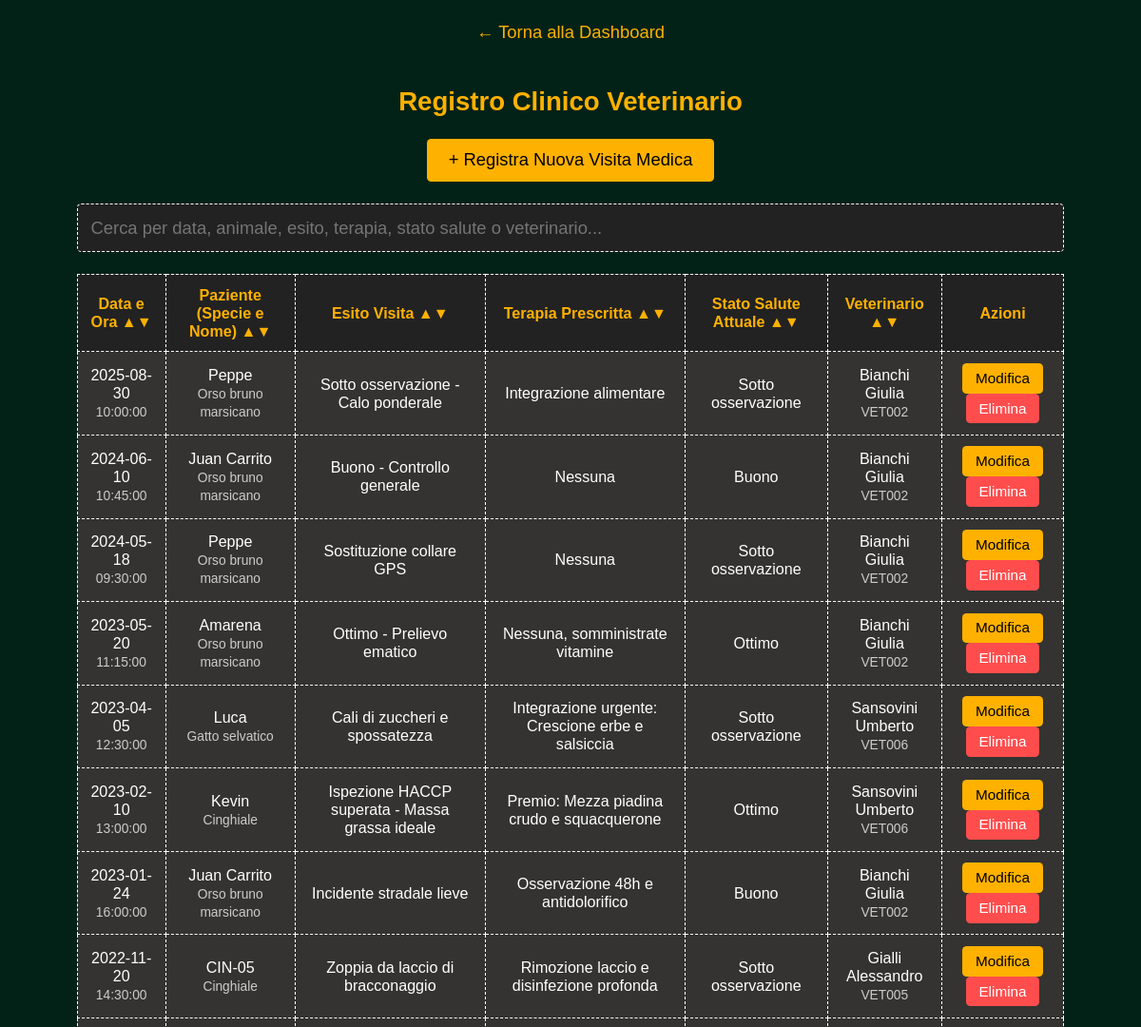
The page /PHP-HTML/registro_visite.php (signed in, upper part) on the database as committed earlier.
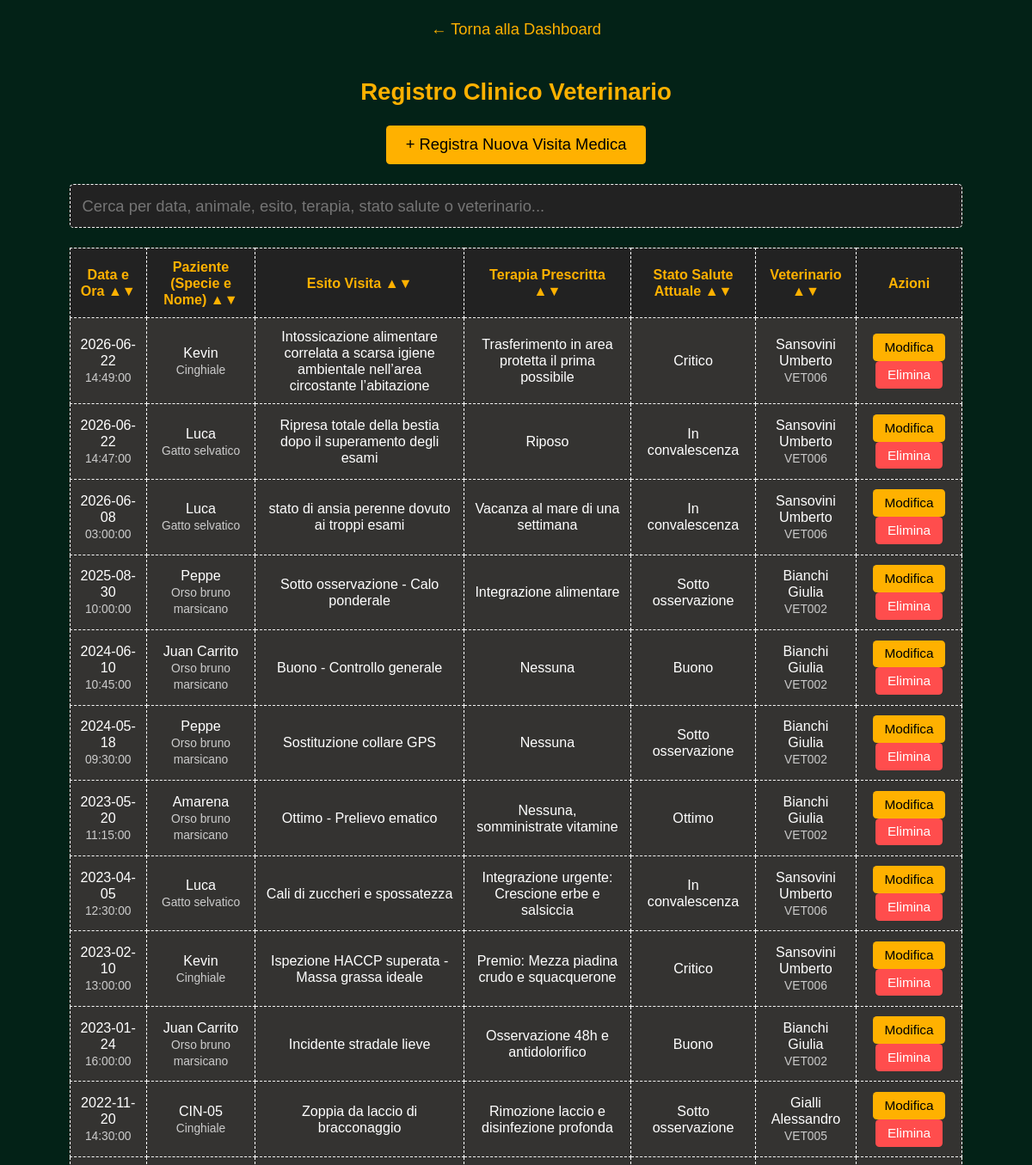
The same page on the database as committed later.
### tables this page shows
CREATE TABLE `VISITA_MEDICA` (
  `Matricola_Vet` varchar(20) NOT NULL,
  `Nome_Specie_Fauna` varchar(100) NOT NULL,
  `Nome_Esemplare` varchar(100) NOT NULL,
  `Data` date NOT NULL,
  `Ora` time NOT NULL,
  `Esito` varchar(255) NOT NULL,
  `Terapia_Prescritta` varchar(255) DEFAULT NULL
);

CREATE TABLE `ESEMPLARE` (
  `Nome_Specie_Fauna` varchar(100) NOT NULL,
  `Nome_Esemplare` varchar(100) NOT NULL,
  `Sesso` enum('M','F') NOT NULL,
  `Data_Nascita` date DEFAULT NULL,
  `Stato_Salute` varchar(50) NOT NULL,
  `Totale_Visite_Subite` int(11) DEFAULT 0
);

CREATE TABLE `VETERINARIO` (
  `Matricola` varchar(20) NOT NULL,
  `Nome` varchar(50) NOT NULL,
  `Cognome` varchar(50) NOT NULL,
  `Telefono` varchar(20) DEFAULT NULL,
  `Numero_Albo` varchar(50) NOT NULL,
  `Specializzazione` varchar(100) NOT NULL
);

### PHP-HTML/registro_visite.php (the view, shortened to what this page needs)
<?php
$servername = "localhost";
$username_db = "root";
$password_db = "";
$dbname = "parchi_naturali";
$conn = mysqli_connect($servername, $username_db, $password_db, $dbname);
?>
<!DOCTYPE html>
<html lang="it">
<head>
</head>
<body>
    <a href="dashboard.php" class="back-link">&larr; Torna alla Dashboard</a>
    <h2>Registro Clinico Veterinario</h2>
    <div style="margin-bottom: 20px;">
        <button class="btn-update" style="padding: 10px 20px; font-size: 16px;"
            onclick="window.location.href='inserisci_visita.php'">
            + Registra Nuova Visita Medica
        </button>
    </div>
    <div class="search-container">
        <input type="text" id="searchBar" onkeyup="filterTable()"
            placeholder="Cerca per data, animale, esito, terapia, stato salute o veterinario...">
    </div>
    <table>
        <thead>
            <tr>
                <th onclick="sortTable(0)" style="cursor: pointer;">Data e Ora &#9650;&#9660;</th>
                <th onclick="sortTable(1)" style="cursor: pointer;">Paziente (Specie e Nome) &#9650;&#9660;</th>
                <th onclick="sortTable(2)" style="cursor: pointer;">Esito Visita &#9650;&#9660;</th>
                <th onclick="sortTable(3)" style="cursor: pointer;">Terapia Prescritta &#9650;&#9660;</th>
                <th onclick="sortTable(4)" style="cursor: pointer;">Stato Salute Attuale &#9650;&#9660;</th>
                <th onclick="sortTable(5)" style="cursor: pointer;">Veterinario &#9650;&#9660;</th>
                <th>Azioni</th>
            </tr>
        </thead>
        <tbody>
            <?php
            $query = "SELECT V.Data, V.Ora, V.Nome_Specie_Fauna, V.Nome_Esemplare, V.Esito, V.Terapia_Prescritta, V.Matricola_Vet, E.Stato_Salute, VET.Nome, VET.Cognome
                      FROM VISITA_MEDICA V
                      JOIN ESEMPLARE E ON V.Nome_Specie_Fauna = E.Nome_Specie_Fauna AND V.Nome_Esemplare = E.Nome_Esemplare
                      JOIN VETERINARIO VET ON V.Matricola_Vet = VET.Matricola
                      ORDER BY V.Data DESC, V.Ora DESC";
            $result = mysqli_query($conn, $query);
            if (mysqli_num_rows($result) > 0) {
                while ($row = mysqli_fetch_assoc($result)) {
                    $vet_js = addslashes($row['Matricola_Vet']);
                    $specie_js = addslashes($row['Nome_Specie_Fauna']);
                    $nome_js = addslashes($row['Nome_Esemplare']);
                    $data_js = addslashes($row['Data']);
                    $ora_js = addslashes($row['Ora']);
                    echo "<tr>";
                    echo "<td>" . htmlspecialchars($row['Data']) . " <br><span style='font-size: 12px; color: #ccc;'>" . htmlspecialchars($row['Ora']) . "</span></td>";
                    echo "<td>" . htmlspecialchars($row['Nome_Esemplare']) . "<br><span style='font-size: 12px; color: #ccc;'>" . htmlspecialchars($row['Nome_Specie_Fauna']) . "</span></td>";
                    echo "<td>" . htmlspecialchars($row['Esito']) . "</td>";
                    echo "<td>" . htmlspecialchars($row['Terapia_Prescritta']) . "</td>";
                    echo "<td>" . htmlspecialchars($row['Stato_Salute']) . "</td>";
                    echo "<td>" . htmlspecialchars($row['Cognome']) . " " . htmlspecialchars($row['Nome']) . "<br><span style='font-size: 12px; color: #ccc;'>" . htmlspecialchars($row['Matricola_Vet']) . "</span></td>";
                    echo "<td>";
                    echo "<button class='btn-update' onclick=\"modificaVisita('$vet_js', '$specie_js', '$nome_js', '$data_js', '$ora_js')\">Modifica</button> ";
                    echo "<button class='btn-delete' onclick=\"eliminaVisita('$vet_js', '$specie_js', '$nome_js', '$data_js', '$ora_js')\">Elimina</button>";
                    echo "</td>";
                    echo "</tr>";
                }
            } else {
                echo "<tr><td colspan='7'>Nessuna visita medica registrata nel database.</td></tr>";
            }
            ?>
        </tbody>
    </table>
</body>
</html>

Rows that differ between the two databases and show on the page:
added visita_medica: Data "2026-06-22", Ora "14:49:00", Nome_Esemplare "Kevin", Nome_Specie_Fauna "Cinghiale", Esito "Intossicazione alimentare correlata a scarsa igiene ambientale nell’area circostante l’abitazione", Terapia_Prescritta "Trasferimento in area protetta il prima possibile", esemplare.Stato_Salute "Critico", Matricola_Vet.Cognome "Sansovini", Matricola_Vet.Nome "Umberto", Matricola_Vet "VET006"
added visita_medica: Data "2026-06-22", Ora "14:47:00", Nome_Esemplare "Luca", Nome_Specie_Fauna "Gatto selvatico", Esito "Ripresa totale della bestia dopo il superamento degli esami", Terapia_Prescritta "Riposo", esemplare.Stato_Salute "In convalescenza", Matricola_Vet.Cognome "Sansovini", Matricola_Vet.Nome "Umberto", Matricola_Vet "VET006"
added visita_medica: Data "2026-06-08", Ora "03:00:00", Nome_Esemplare "Luca", Nome_Specie_Fauna "Gatto selvatico", Esito "stato di ansia perenne dovuto ai troppi esami", Terapia_Prescritta "Vacanza al mare di una settimana", esemplare.Stato_Salute "In convalescenza", Matricola_Vet.Cognome "Sansovini", Matricola_Vet.Nome "Umberto", Matricola_Vet "VET006"
changed through a linked row, visita_medica "Cali di zuccheri e spossatezza": esemplare.Stato_Salute "Sotto osservazione" → "In convalescenza"
changed through a linked row, visita_medica "Ispezione HACCP superata - Massa grassa ideale": esemplare.Stato_Salute "Ottimo" → "Critico"
